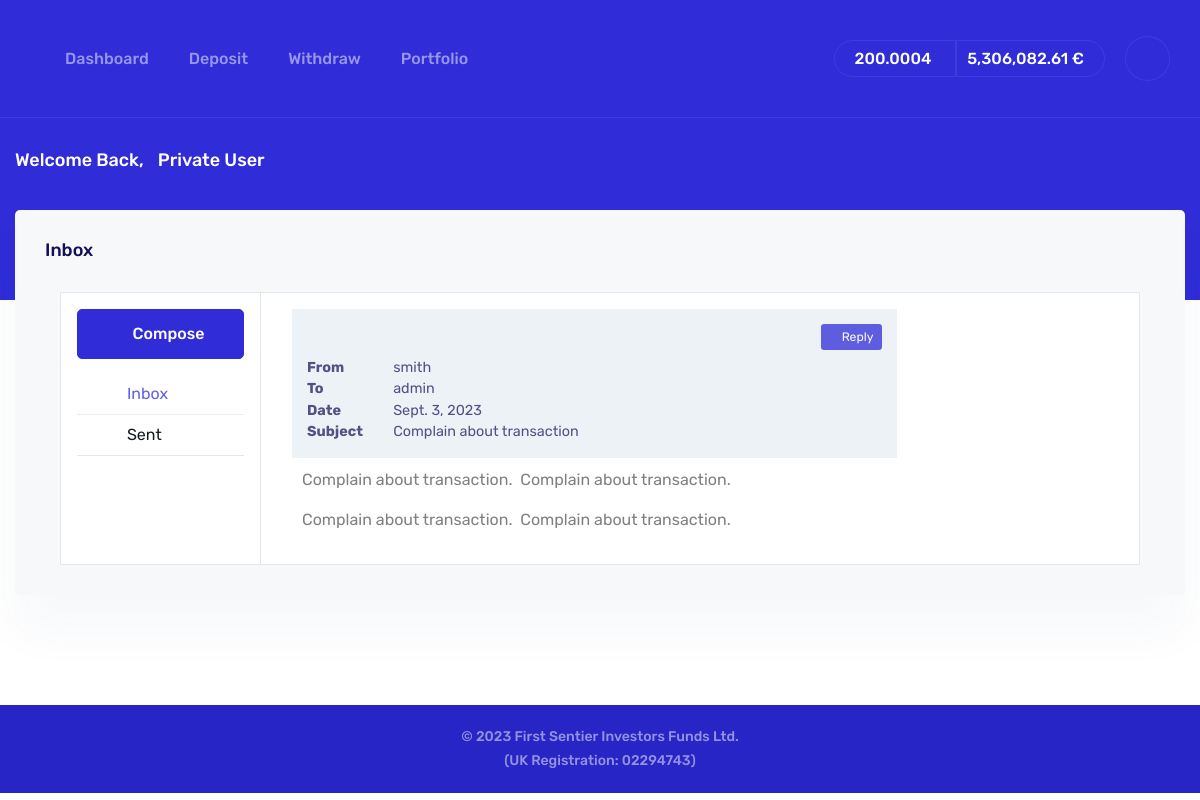
The app's page /viewmessage/11 (signed in) with its own data.
### currencies/models.py (models this page shows)
class Message(models.Model):
  MESSAGE_STATUS = (
    (0,"Unread"),
    (1,"Read"),
  )
  from_user = models.CharField(max_length=50)
  to_user = models.CharField(max_length=50)
  message_date = models.DateField()
  subject = models.CharField(max_length=200)
  message_body = models.TextField()
  status = models.IntegerField(choices=MESSAGE_STATUS, default=0)

### coinlaps_project/views.py (the view)
# urls.py: path('viewmessage/<int:id>', single_message_page, name='single_message_page'),
@login_required
def single_message_page(request, id):
    message = Message.objects.get(id=id)
    context = {
        'message': message,
    }
    return render(request, 'singlemessage.html', context)

### templates/singlemessage.html (shortened to what this page needs)
{% extends "master.html" %}
{% load static %}
{% block content %}
<div class="homepage mb-80">
    <div class="container">
        <div class="row">
            <div class="col-xl-12 ">
                <div class="card" style="background:#f7f8fa;">
                <div class="card-header border-0 pb-0">
                    <h4 class="card-title">Inbox</h4>
                </div>
                <div class="card-body">
                    <div class="container bootdey">
                        <div class="email-app">
                            <nav>
                            <a href="/compose" class="btn btn-primary btn-block waves-effect"><i class="fa fa-edit"></i> Compose</a>
                            <ul class="nav">
                                <li class="nav-item active" style="border-bottom-color: #2f2cd8;opacity:0.75">
                                    <a class="nav-link active" href="/messages" style="color:#2f2cd8;"><i class="fa fa-envelope"></i> Inbox </a>
                                </li>
                                <li class="nav-item">
                                    <a class="nav-link" href="/sentmessages"><i class="fa fa-send"></i> Sent</a>
                                </li>
                            </ul>
                            </nav>
                            <main>
                                <div class="col-lg-9 email-content">
                                   <div class="email-head">
                                      <div class="email-head-subject">
                                         <div class="title d-flex align-items-center justify-content-between">
                                            <div class="d-flex align-items-center" style="width:100%;background:#edf2f7;">
                                               <table style="width:100%;font-size: .90em;
                                                  line-height: 1.5em;
                                                  text-align: left;margin:15px;">
                                                  <tbody>
                                                     <tr>
                                                        <td><b></b></td>
                                                        <td align="right"><a href="/reply/{{message.id}}" class=" btn-sm btn-primary waves-effect" style="opacity:0.75;"><i class="fa fa-reply"></i> Reply</a></td>
                                                     </tr>
                                                     <tr>
                                                        <td style="white-space:nowrap;width:15%"><b>From</b></td>
                                                        <td>{{message.from_user}}</td>
                                                     </tr>
                                                     <tr>
                                                        <td style="white-space:nowrap;width:15%"><b>To</b></td>
                                                        <td>{{message.to_user}}</td>
                                                     </tr>
                                                     <tr>
                                                        <td><b>Date</b></td>
                                                        <td>{{message.message_date}}</td>
                                                     </tr>
                                                     <tr>
                                                        <td><b>Subject</b></td>
                                                        <td>{{message.subject}}</td>
                                                     </tr>
                                                  </tbody>
                                               </table>
                                            </div>
                                         </div>
                                      </div>
                                   </div>
                                   <div class="email-body" style="color:grey;margin:10px;">
                                       {{message.message_body|safe}}
                                   </div>
                                </div>
                             </main>
                        </div>
                    </div>
                </div>
                </div>
            </div>
        </div>
    </div>
</div>
{% endblock %}

### records on screen
Message: from_user "smith", to_user "admin", message_date "Sept. 3, 2023", subject "Complain about transaction", message_body "Complain about transaction. Complain about transaction. Complain about transaction. Complain about transaction."
